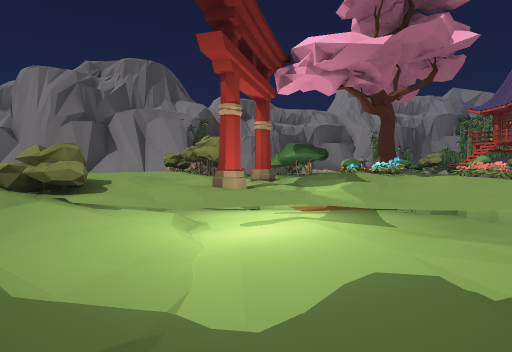
View 1 (above)

24 first-person views from a walk through a 3-D level made in the Unity game engine. The camera is 1.4 m above the floor, tilts 2° down and sees 80° across. The floor is counted in squares, 2 m on a side. Each view is taken from the middle of a square. On the plan, view 1 faces up. The plan holds only what a view shows up to about 10 squares ahead; the rest is blank. The place goes on beyond the plan. The player character is not drawn. Some animated figures are not drawn.

View 2
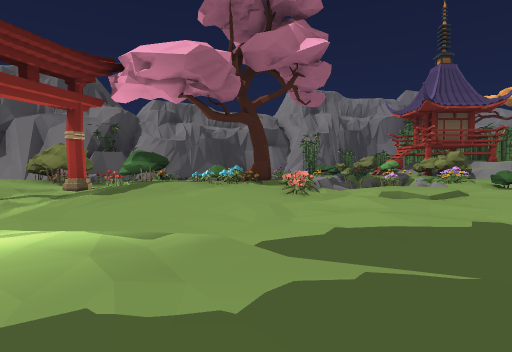

View 3
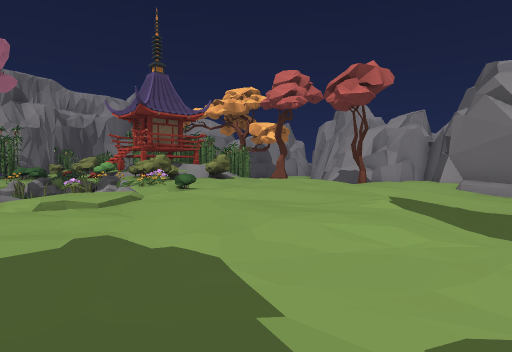

View 4
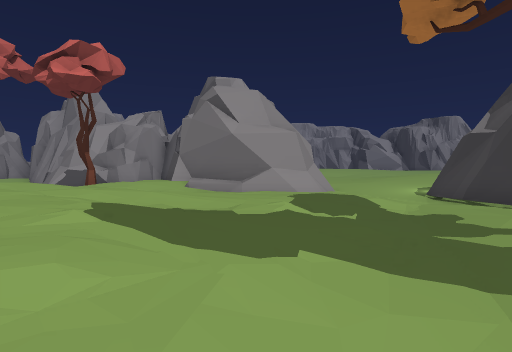

View 5
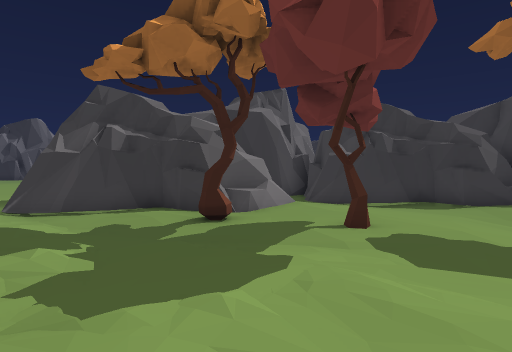

View 6
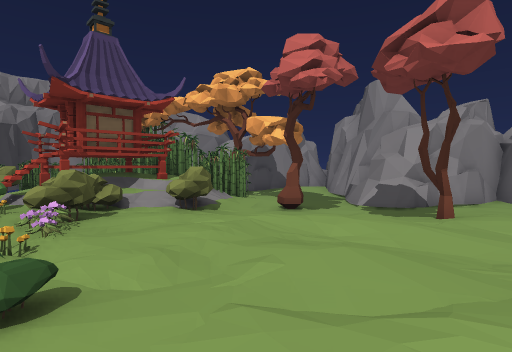

View 7
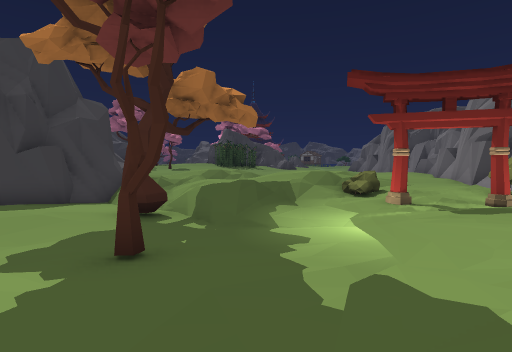

View 8
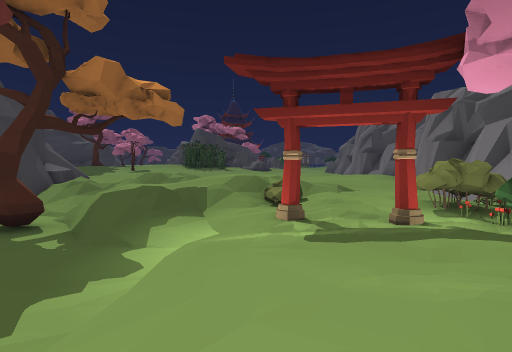

View 9
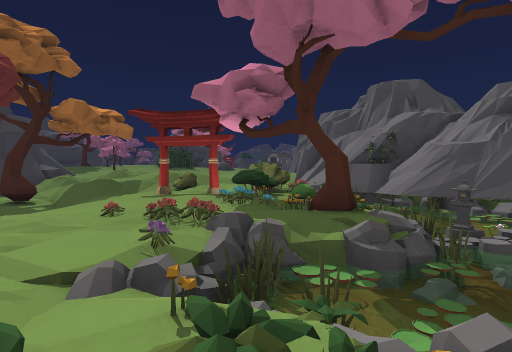

View 10
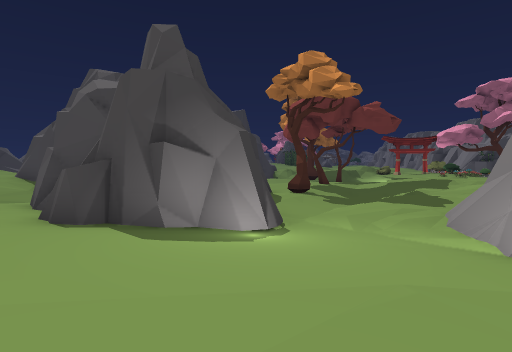

View 11
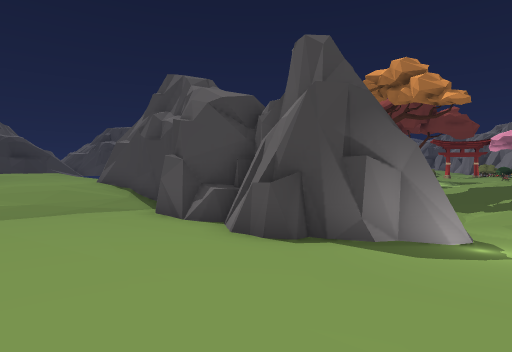

View 12
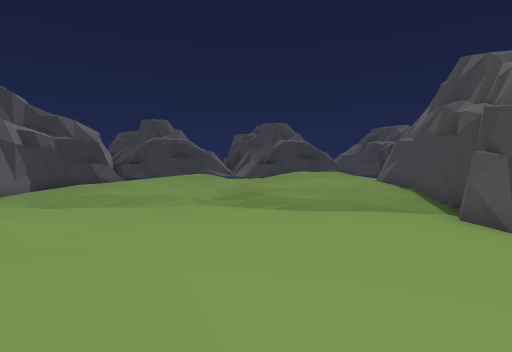

View 13
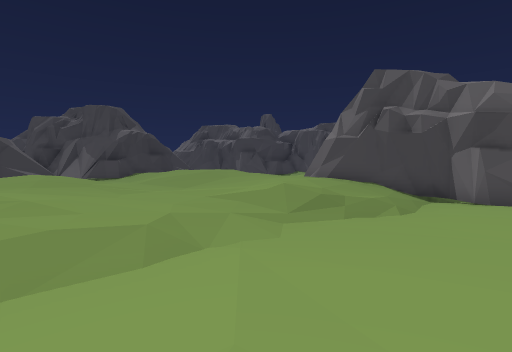

View 14
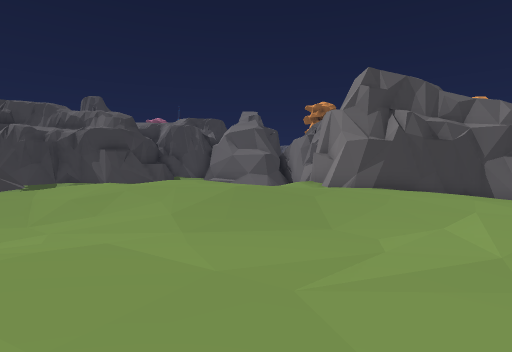

View 15
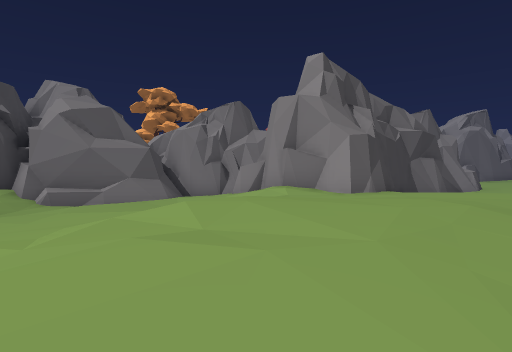

View 16
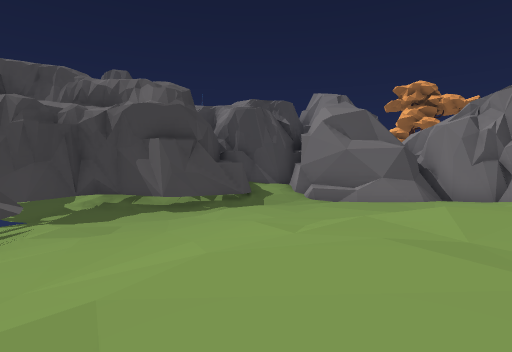

View 17
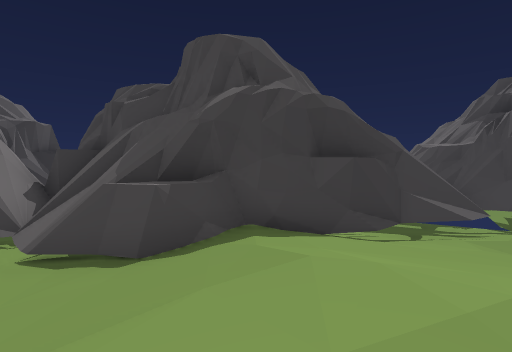

View 18
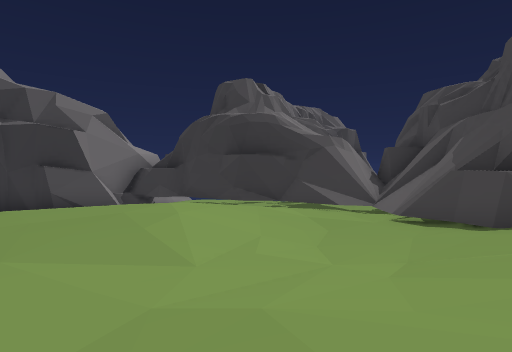

View 19
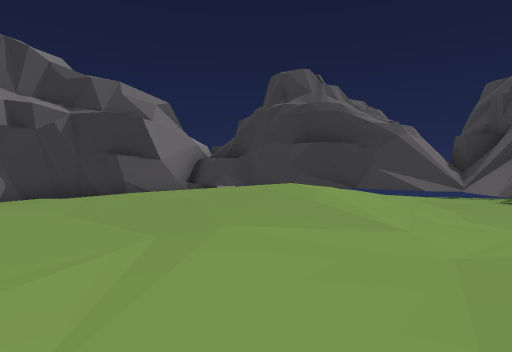

View 20
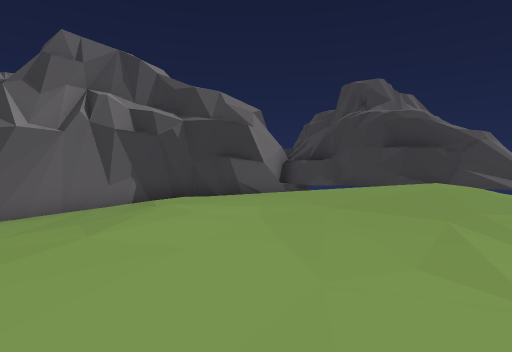

View 21
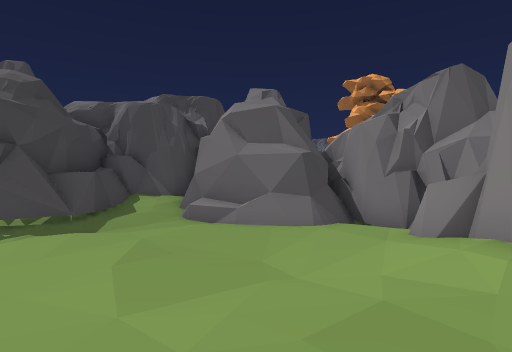

View 22
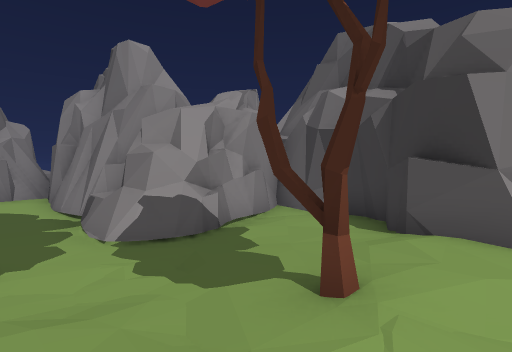

View 23
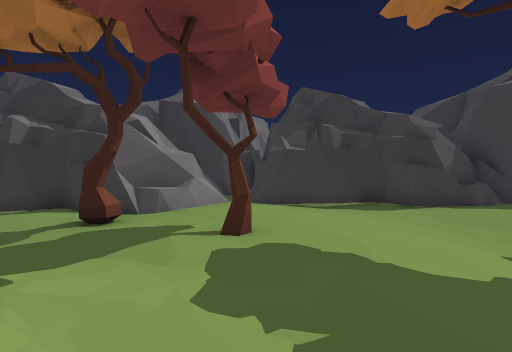

View 24
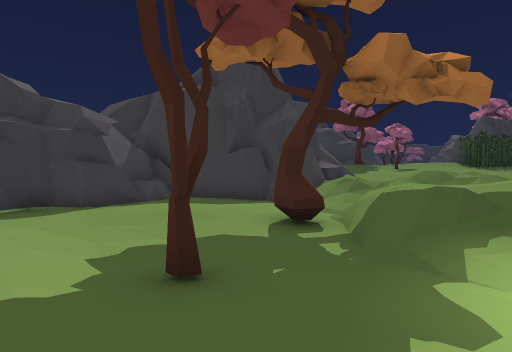

### Floor plan
Key: @ floor where view 1 was taken; # wall or solid block; . main floor; : floor 0.25 m higher than the main floor; - floor 0.25 m lower than the main floor; + floor 0.5 m higher than the main floor; _ floor 0.5 m lower than the main floor; * floor 0.75 m higher than the main floor; < floor 0.75 m lower than the main floor; % floor 1 m higher than the main floor; ( floor 1 m lower than the main floor; / step, stairs or slope; = window, fence, low wall or low ledge; ≈ water the walk keeps out of; ^ raised ledge; v drop or lower ground; P plant; B bush; T tree; F flower; O other object.
Columns run from 6 left of view 1 to 20 right of it. Each row starts with its distance up from view 1.
 10   ^ OO#≈≈O≈OPOO###OO_  <<##
  9 ##==v# ≈≈P≈≈O.BB==:/__<<##
  8 ###==#   OP≈OOF:B//_T</##
  7 +:::BOOOBT:OPOF::.-__<=##
  6 +:::OBBB:OOPPP::::.-__####
  5   /:::#:OFFF:B::.:.T-___/#
  4   //B:::::F.:::::....--__##
  3   %//.#:..:::+::.....//_##
  2   %/__<///:::::::.-/#####
  1   *+/_<<__/.:::...-##
  0   ++//@<T_-_...----##
 -1 ////#<<<<_---_-_---##
 -2 //_<<_<<<_-T-_<<_--/#^
 -3 +//<___<<_---___<<_<<_-
 -4 ##/<_-__<__--_T__<<<__--
 -5  ###____<<___^##_###_--..
 -6    #_^#/<<<_=# #####_-..
 -7    #########=#     #_-.:
 -8            #     ###--.::
 -9                  #^_-..::
-10       ####    ####_--..::
-11      #^#--    #<<__--....
-12  #####^--.#####-/__--....
-13  #:./_---.+###::../---...
-14  ##/-_---.:+//++::.----..
-15   ##/---..+:+++++++/----
-16   ##_--.::++*+++::/--_-..
-17  ###<_-.:/%***+:.:..--_-
-18  #<<<_-:+*%%%+:.......__
-19  #<<__-:+**%*+......../_
-20  #<^_-.:+**+::..:.::./<
-21  #####/:++:/..::::::.-<(
-22      ###+:..-.+++::.._((
-23        ###/..:**++:.-_<(
-24         ###..:+ :::.-_<(#
-25         ^==/.        _/##
-26         ^####/        ##
-27         ^#^  ^########
-28                ###

Where each view was taken, in squares from view 1:
view 1: 0 up, 0 right, facing up
view 2: 0 up, 3 right, facing up
view 3: 0 up, 4 right, facing up-right
view 4: 0 up, 5 right, facing right
view 5: 3 up, 7 right, facing down
view 6: 3 up, 7 right, facing up-right
view 7: 1 up, 5 right, facing left
view 8: 3 up, 4 right, facing left
view 9: 6 up, 8 right, facing left
view 10: 5 down, 18 right, facing left
view 11: 8 down, 18 right, facing left
view 12: 9 down, 18 right, facing down-left
view 13: 16 down, 18 right, facing left
view 14: 22 down, 11 right, facing up-left
view 15: 21 down, 4 right, facing up
view 16: 21 down, 4 right, facing up-left
view 17: 19 down, 5 right, facing down-left
view 18: 18 down, 7 right, facing down
view 19: 18 down, 9 right, facing down
view 20: 17 down, 12 right, facing down
view 21: 17 down, 5 right, facing up-left
view 22: 5 up, 11 right, facing right
view 23: 2 up, 5 right, facing down
view 24: 2 up, 3 right, facing down-left
